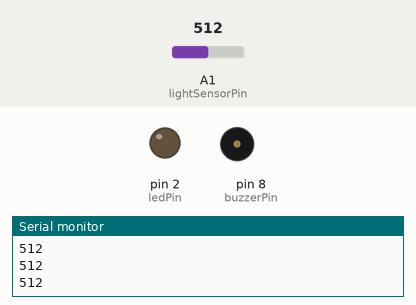
Recording of a sketch running on a simulated Arduino Uno, built with avr-gcc and run on an emulated ATmega328P. Parts: output pins drawn as LEDs (lit = HIGH), buzzer (waves = sounding, pin HIGH), the last lines printed to the serial monitor. The test bench sets the inputs (shaded band); at power-on: A1 (lightSensorPin) = 512.

Above: at 1.2 s.
1.3 s: A1 (lightSensorPin) set to 408
2.8 s: A1 (lightSensorPin) set to 388
At 3.5 s:
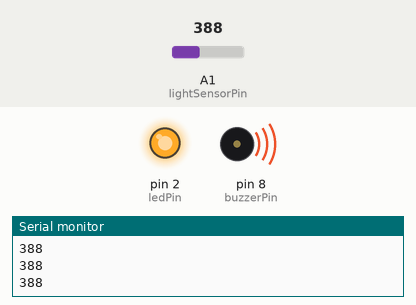
4.3 s: A1 (lightSensorPin) set to 410
At 4.8 s:
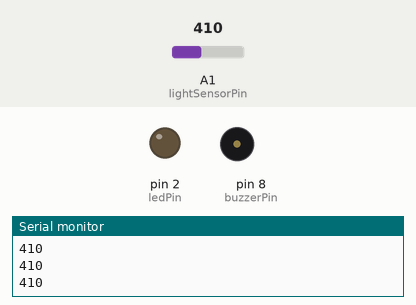
5.8 s: A1 (lightSensorPin) set to 390
At 6.1 s:
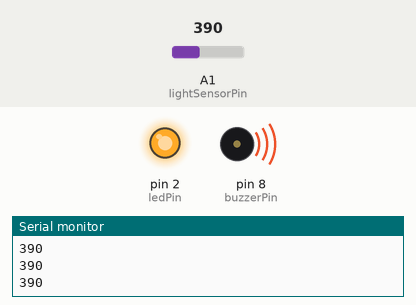
Timing chart, 0 to 8.3 s (numbered marks = the images above; inputs shaded):
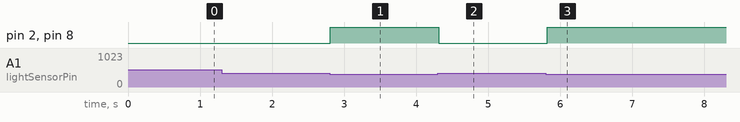

Measured:
- the behaviour switches between 400 and 399 on A1 (lightSensorPin) (found by bisection; images 0 and 1)
- after the input at 2.8 s, pin 2 (ledPin), pin 8 (buzzerPin): LOW → HIGH at once
- after the input at 4.3 s, pin 2 (ledPin), pin 8 (buzzerPin): HIGH → LOW at once
- after the input at 5.8 s, pin 2 (ledPin), pin 8 (buzzerPin): LOW → HIGH at once

The sketch:

l5.ino
```cpp
const int ledPin = 2;
const int buzzerPin =8;
const int potPin=A0;
const int lightSensorPin = A1;

int threshold = 400;

void setup() {
  pinMode (ledPin, OUTPUT);
  pinMode (buzzerPin, OUTPUT);
  Serial.begin(9600);
}
void loop() {
  int lightValue = analogRead (lightSensorPin);
  Serial.println (lightValue);
  if (lightValue < threshold) {

    digitalWrite (buzzerPin, HIGH);
    digitalWrite(ledPin, HIGH);
  } else {
    digitalWrite (buzzerPin, LOW);
    digitalWrite(ledPin, LOW);
  }
  delay(100);
}
```
